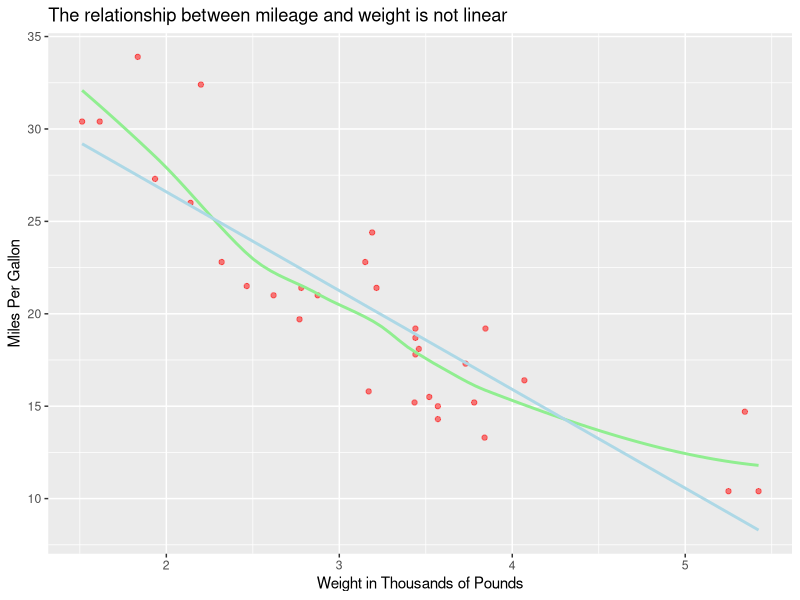
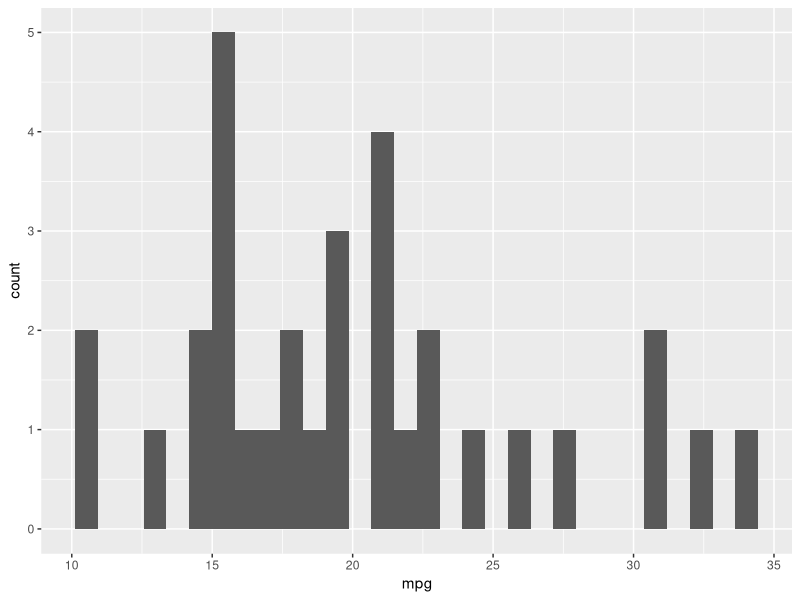

Recreate these plots in R, in order.
## ---- chunk 1
knitr::opts_chunk$set(echo = TRUE)
library(tidyverse)
## ---- chunk 2
mtcars %>% 
  ggplot(aes(x = wt, y = mpg)) +
    geom_point(color = "red", alpha = 0.5) + 
    geom_smooth(method = "loess", color = "lightgreen", se = FALSE) +
    geom_smooth(method = "lm", color = "lightblue", se = FALSE) +
    labs(
      title = "The relationship between mileage and weight is not linear",
      x = "Weight in Thousands of Pounds",
      y = "Miles Per Gallon"
    )
## ---- chunk 3
mtcars %>% 
  ggplot(aes(x = mpg)) +
    geom_histogram()
## ---- chunk 4
mtcars %>% head(5)
mtcars[1:5, ]
knitr::kable(
  mtcars[1:5, ], 
  caption = "A knitr kable."
)
